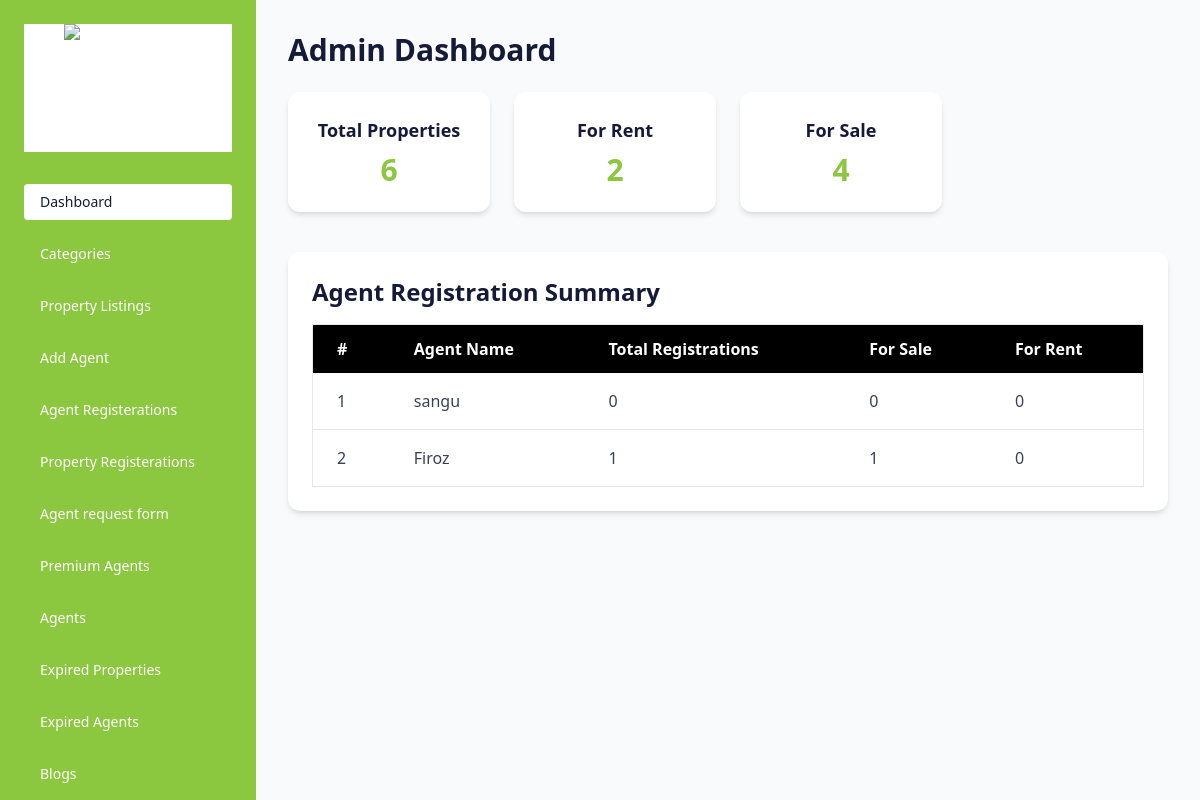
Screenshot of /admin_panel/dashboard (signed in) with the database file from the repository.
### developer/models.py (models this page shows, shortened)
class Purpose(models.Model):
    name = models.CharField(max_length=100)

class Premium(models.Model):
    name = models.CharField(max_length=100)
    speacialised = models.CharField(max_length=100)
    phone = models.CharField(max_length=100)
    whatsapp = models.CharField(max_length=100, blank=True, null=True)
    email = models.CharField(max_length=100, blank=True, null=True)
    location = models.CharField(max_length=200)
    city = models.CharField(max_length=100)
    pincode = models.CharField(max_length=100)
    username = models.CharField(max_length=100)
    password = models.CharField(max_length=100)
    image = CloudinaryField('buysel', folder="premium_agents")
    created_at = models.DateTimeField(auto_now_add=True)
    duration_days = models.PositiveIntegerField(default=365, null=True, blank=True)

### developer/views.py (the view)
# urls.py: path('dashboard', views.Dashboard, name='dashboard'),
@never_cache
@user_passes_test(superuser_required, login_url='superuser_login_view')
def Dashboard(request):
    total_active = Property.objects.count()
    total_expired = ExpiredProperty.objects.count()
    total_all = total_active + total_expired
    all_purposes = list(Property.objects.values_list("purpose__name", flat=True).distinct())
    active_by_purpose = (
        Property.objects.values("purpose__name")
        .annotate(total=Count("id"))
        .order_by("purpose__name")
    )
    premium_report = []
    premiums = Premium.objects.annotate(total_properties=Count("properties"))
    for idx, premium in enumerate(premiums, start=1):
        purpose_map = {p: 0 for p in all_purposes}
        purpose_counts = (
            AgentProperty.objects.filter(agent=premium)
            .values("purpose__name")
            .annotate(total=Count("id"))
        )
        for pc in purpose_counts:
            purpose_map[pc["purpose__name"]] = pc["total"]
        premium_report.append({
            "sl_no": idx,
            "premium_name": premium.name,
            "total_properties": premium.total_properties,
            "purpose_map": purpose_map,
        })
    context = {
        "total_active": total_active,
        "total_expired": total_expired,
        "total_all": total_all,
        "all_purposes": all_purposes,      # ✅ purposes for table headers
        "premium_report": premium_report,  # ✅ agent data
        "active_by_purpose": active_by_purpose,
    }
    return render(request, "admin_dashboard.html", context)

### developer/templatetags/dict_extras.py (called while the page is built)
@register.filter
def dict_lookup(d, key):
    if isinstance(d, dict):
        return d.get(key, 0)
    return 0

### developer/views.py (called while the page is built)
def superuser_required(user):
    return user.is_authenticated and user.is_superuser

### developer/templates/admin_dashboard.html (shortened to what this page needs)
{% load static %}
<!DOCTYPE html>
<html lang="en">
<head>
  <script src="https://cdn.tailwindcss.com"></script>
</head>
<body class="bg-white text-[#151a37] font-sans">
  <div class="flex min-h-screen">
    <aside class="w-64 bg-[#8bc83f] text-white p-6 fixed h-screen overflow-y-auto scrollbar-thin scrollbar-thumb-gray-400 scrollbar-track-transparent">
      <div class="flex items-center justify-center mb-8 bg-white">
        <img src="{% static 'img/logo.png' %}" alt="Logo" class="w-32 h-32 object-contain">
      </div>
      <nav>
        <ul class="space-y-4 text-sm">
           <li>
            <a href="{% url 'dashboard' %}" class="block py-2 px-4 rounded bg-white text-[#151a37]">
              Dashboard
            </a>
          </li>
          <li>
            <a href="{% url 'categories' %}" class="block py-2 px-4 rounded hover:bg-white hover:text-[#151a37]">
              Categories
            </a>
          </li>
          <li>
            <a href="{% url 'add_property' %}" class="block py-2 px-4 rounded hover:bg-white hover:text-[#151a37]">
             Property Listings
            </a>
          </li>
          <li>
            <a href="{% url 'agents_login' %}" class="block py-2 px-4 rounded hover:bg-white hover:text-[#151a37]">
             Add Agent
            </a>
          </li>
          <li>
            <a href="{% url 'agent_reg' %}" class="block py-2 px-4 rounded hover:bg-white hover:text-[#151a37]">
             Agent Registerations
            </a>
          </li>
            <li>
            <a href="{% url 'admin_property_list' %}" class="block py-2 px-4 rounded hover:bg-white hover:text-[#151a37]">
             Property Registerations
            </a>
          </li>
          <li>
            <a href="{% url 'requestforms' %}" class="block py-2 px-4 rounded hover:bg-white hover:text-[#151a37]">
             Agent request form
            </a>
          </li>
          <li>
            <a href="{% url 'admin_premiumagents' %}" class="block py-2 px-4 rounded hover:bg-white hover:text-[#151a37]">
             Premium Agents
            </a>
          </li>
          <li>
            <a href="{% url 'admin_agents' %}" class="block py-2 px-4 rounded hover:bg-white hover:text-[#151a37]">
             Agents
            </a>
          </li>
           <li>
            <a href="{% url 'expired_property' %}" class="block py-2 px-4 rounded hover:bg-white hover:text-[#151a37]">
             Expired Properties
            </a>
          </li>
          <li>
            <a href="{% url 'expired_agent' %}" class="block py-2 px-4 rounded hover:bg-white hover:text-[#151a37]">
             Expired Agents
            </a>
          </li>
          <li>
            <a href="{% url 'create_blog' %}" class="block py-2 px-4 rounded hover:bg-white hover:text-[#151a37]">
              Blogs
            </a>
          </li>
        </ul>
      </nav>
    </aside>
<main class="ml-64 flex-1 p-8 bg-gray-50 min-h-screen">
  <h1 class="text-3xl font-bold mb-6">Admin Dashboard</h1>
  <div class="grid grid-cols-1 sm:grid-cols-2 lg:grid-cols-4 gap-6 mb-10">
    <div class="bg-white shadow-md p-6 rounded-xl text-center">
      <h2 class="text-lg font-semibold mb-2">Total Properties</h2>
      <p class="text-3xl font-bold text-[#8bc83f]">{{ total_all }}</p>
    </div>
      {% for item in active_by_purpose %}
    <div class="bg-white shadow-md p-6 rounded-xl text-center">
      <h2 class="text-lg font-semibold mb-2">For {{ item.purpose__name }}</h2>
      <p class="text-3xl font-bold text-[#8bc83f]">{{ item.total }}</p>
    </div>
     {% endfor %}
  </div>
  <div class="bg-white shadow-md rounded-xl p-6">
    <h2 class="text-2xl font-bold mb-4">Agent Registration Summary</h2>
    <div class="overflow-x-auto">
        {% load dict_extras %}
<table class="min-w-full table-auto border border-gray-200">
  <thead class="bg-black text-white">
    <tr>
      <th class="px-6 py-3 text-left">#</th>
      <th class="px-6 py-3 text-left">Agent Name</th>
      <th class="px-6 py-3 text-left">Total Registrations</th>
      {% for purpose in all_purposes %}
        <th class="px-6 py-3 text-left">For {{ purpose }}</th>
      {% endfor %}
    </tr>
  </thead>
  <tbody class="text-gray-700">
    {% for row in premium_report %}
      <tr class="border-b">
        <td class="px-6 py-4">{{ row.sl_no }}</td>
        <td class="px-6 py-4">{{ row.premium_name }}</td>
        <td class="px-6 py-4">{{ row.total_properties }}</td>
        {% for purpose in all_purposes %}
          <td class="px-6 py-4">{{ row.purpose_map|dict_lookup:purpose }}</td>
        {% endfor %}
      </tr>
    {% endfor %}
  </tbody>
</table>
    </div>
  </div>
</main>
</div>
</body>
</html>

### rows the page displays
Purpose: purpose__name "Rent", total "2"
Premium: premium_name "sangu"
Premium: premium_name "Firoz"

### other values shown
{{ total_all }} "6"
{{ item.purpose__name }} "Sale"
{{ item.total }} "4"
{{ purpose }} "Sale" "Rent"
{{ row.sl_no }} "1" "2"
{{ row.total_properties }} "0" "1"
{{ row.purpose_map|dict_lookup:purpose }} "0" "0" "1" "0"
